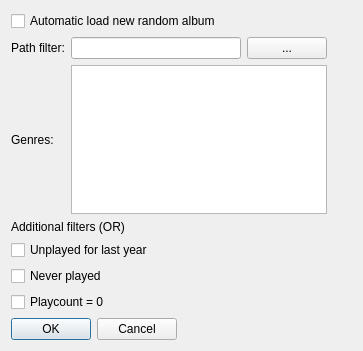
<?xml version="1.0" encoding="UTF-8"?>
<ui version="4.0">
 <class>Dialog</class>
 <widget class="QDialog" name="Dialog">
  <property name="geometry">
   <rect>
    <x>0</x>
    <y>0</y>
    <width>363</width>
    <height>351</height>
   </rect>
  </property>
  <property name="windowTitle">
   <string>Dialog</string>
  </property>
  <layout class="QFormLayout" name="formLayout">
   <property name="fieldGrowthPolicy">
    <enum>QFormLayout::ExpandingFieldsGrow</enum>
   </property>
   <item row="0" column="0">
    <widget class="QCheckBox" name="enableRA">
     <property name="toolTip">
      <string>If checked, a random album will be automatically loaded whenever the current playlist reaches its end.</string>
     </property>
     <property name="whatsThis">
      <string/>
     </property>
     <property name="text">
      <string>Automatic load new random album</string>
     </property>
    </widget>
   </item>
   <item row="1" column="0">
    <layout class="QGridLayout" name="gridLayout">
     <item row="0" column="0">
      <widget class="QLabel" name="pathFilterLabel">
       <property name="text">
        <string>Path filter:</string>
       </property>
      </widget>
     </item>
     <item row="0" column="1">
      <widget class="QLineEdit" name="pathFilter">
       <property name="toolTip">
        <string>Limits albums to those whose path contains the filter string.</string>
       </property>
      </widget>
     </item>
     <item row="0" column="2">
      <widget class="QPushButton" name="searchBtn">
       <property name="text">
        <string>...</string>
       </property>
      </widget>
     </item>
     <item row="1" column="0">
      <widget class="QLabel" name="genresLabel">
       <property name="text">
        <string>Genres:</string>
       </property>
      </widget>
     </item>
     <item row="1" column="1" colspan="2">
      <widget class="QListView" name="genresList">
       <property name="editTriggers">
        <set>QAbstractItemView::NoEditTriggers</set>
       </property>
       <property name="selectionMode">
        <enum>QAbstractItemView::MultiSelection</enum>
       </property>
      </widget>
     </item>
    </layout>
   </item>
   <item row="7" column="0">
    <widget class="QDialogButtonBox" name="buttonBox">
     <property name="orientation">
      <enum>Qt::Horizontal</enum>
     </property>
     <property name="standardButtons">
      <set>QDialogButtonBox::Cancel|QDialogButtonBox::Ok</set>
     </property>
    </widget>
   </item>
   <item row="4" column="0">
    <widget class="QCheckBox" name="enableFilter_lastyear">
     <property name="text">
      <string>Unplayed for last year</string>
     </property>
    </widget>
   </item>
   <item row="5" column="0">
    <widget class="QCheckBox" name="enableFilter_never">
     <property name="text">
      <string>Never played</string>
     </property>
    </widget>
   </item>
   <item row="6" column="0">
    <widget class="QCheckBox" name="enableFilter_playcount">
     <property name="text">
      <string>Playcount = 0</string>
     </property>
    </widget>
   </item>
   <item row="3" column="0">
    <widget class="QLabel" name="label">
     <property name="text">
      <string>Additional filters (OR)</string>
     </property>
    </widget>
   </item>
  </layout>
 </widget>
 <resources/>
 <connections>
  <connection>
   <sender>buttonBox</sender>
   <signal>accepted()</signal>
   <receiver>Dialog</receiver>
   <slot>accept()</slot>
   <hints>
    <hint type="sourcelabel">
     <x>20</x>
     <y>20</y>
    </hint>
    <hint type="destinationlabel">
     <x>20</x>
     <y>20</y>
    </hint>
   </hints>
  </connection>
  <connection>
   <sender>buttonBox</sender>
   <signal>rejected()</signal>
   <receiver>Dialog</receiver>
   <slot>reject()</slot>
   <hints>
    <hint type="sourcelabel">
     <x>20</x>
     <y>20</y>
    </hint>
    <hint type="destinationlabel">
     <x>20</x>
     <y>20</y>
    </hint>
   </hints>
  </connection>
 </connections>
</ui>
